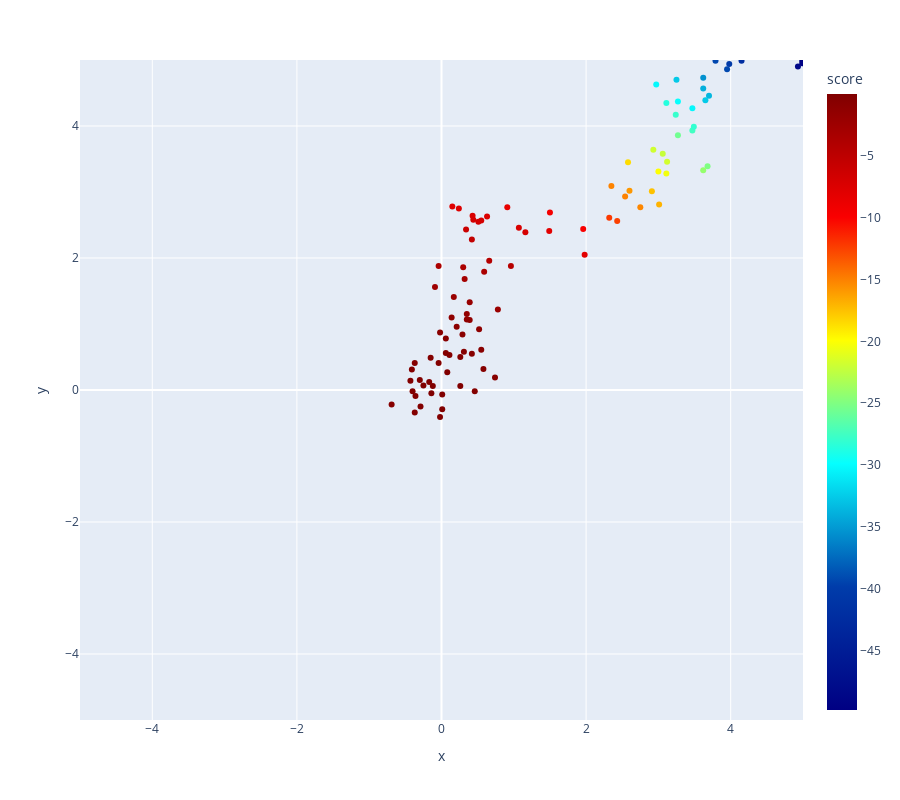

The notebook cell saved with this chart:
### Code cell
fig = px.scatter(search_data_convex_1, x="x", y="y", color="score", color_continuous_scale=color_scale)
fig.update_layout(width=900, height=800, xaxis_range=[-5, 5], yaxis_range=[-5, 5])
fig.show()
